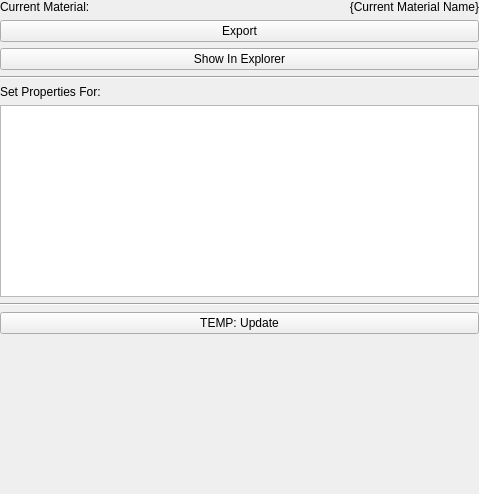
<?xml version="1.0" encoding="UTF-8"?>
<ui version="4.0">
 <class>MainWindow</class>
 <widget class="QWidget" name="MainWindow">
  <property name="geometry">
   <rect>
    <x>0</x>
    <y>0</y>
    <width>479</width>
    <height>494</height>
   </rect>
  </property>
  <property name="sizePolicy">
   <sizepolicy hsizetype="MinimumExpanding" vsizetype="Preferred">
    <horstretch>0</horstretch>
    <verstretch>0</verstretch>
   </sizepolicy>
  </property>
  <property name="minimumSize">
   <size>
    <width>0</width>
    <height>0</height>
   </size>
  </property>
  <property name="windowTitle">
   <string>Asset Library: Material Loader</string>
  </property>
  <layout class="QGridLayout" name="gridLayout">
   <property name="leftMargin">
    <number>0</number>
   </property>
   <property name="topMargin">
    <number>0</number>
   </property>
   <property name="rightMargin">
    <number>0</number>
   </property>
   <property name="bottomMargin">
    <number>0</number>
   </property>
   <item row="0" column="0">
    <layout class="QVBoxLayout" name="verticalLayout">
     <property name="sizeConstraint">
      <enum>QLayout::SetDefaultConstraint</enum>
     </property>
     <item>
      <layout class="QHBoxLayout" name="horizontalLayout"/>
     </item>
     <item>
      <layout class="QHBoxLayout" name="horizontalLayout_2">
       <item>
        <widget class="QLabel" name="label_2">
         <property name="text">
          <string>Current Material:</string>
         </property>
        </widget>
       </item>
       <item>
        <widget class="QLabel" name="q_lbl_current_mat_name">
         <property name="layoutDirection">
          <enum>Qt::LeftToRight</enum>
         </property>
         <property name="text">
          <string>{Current Material Name}</string>
         </property>
         <property name="alignment">
          <set>Qt::AlignRight|Qt::AlignTrailing|Qt::AlignVCenter</set>
         </property>
        </widget>
       </item>
      </layout>
     </item>
     <item>
      <widget class="QPushButton" name="q_btn_export">
       <property name="text">
        <string>Export</string>
       </property>
      </widget>
     </item>
     <item>
      <widget class="QPushButton" name="q_btn_show_in_explorer">
       <property name="text">
        <string>Show In Explorer</string>
       </property>
      </widget>
     </item>
     <item>
      <widget class="Line" name="line">
       <property name="orientation">
        <enum>Qt::Horizontal</enum>
       </property>
      </widget>
     </item>
     <item>
      <widget class="QLabel" name="label_4">
       <property name="text">
        <string>Set Properties For:</string>
       </property>
      </widget>
     </item>
     <item>
      <widget class="QListWidget" name="q_materials_list"/>
     </item>
     <item>
      <widget class="Line" name="line_2">
       <property name="orientation">
        <enum>Qt::Horizontal</enum>
       </property>
      </widget>
     </item>
     <item>
      <widget class="QPushButton" name="q_btn_temp_update">
       <property name="text">
        <string>TEMP: Update</string>
       </property>
      </widget>
     </item>
     <item>
      <spacer name="verticalSpacer">
       <property name="orientation">
        <enum>Qt::Vertical</enum>
       </property>
       <property name="sizeHint" stdset="0">
        <size>
         <width>20</width>
         <height>40</height>
        </size>
       </property>
      </spacer>
     </item>
    </layout>
   </item>
  </layout>
 </widget>
 <resources/>
 <connections/>
</ui>
